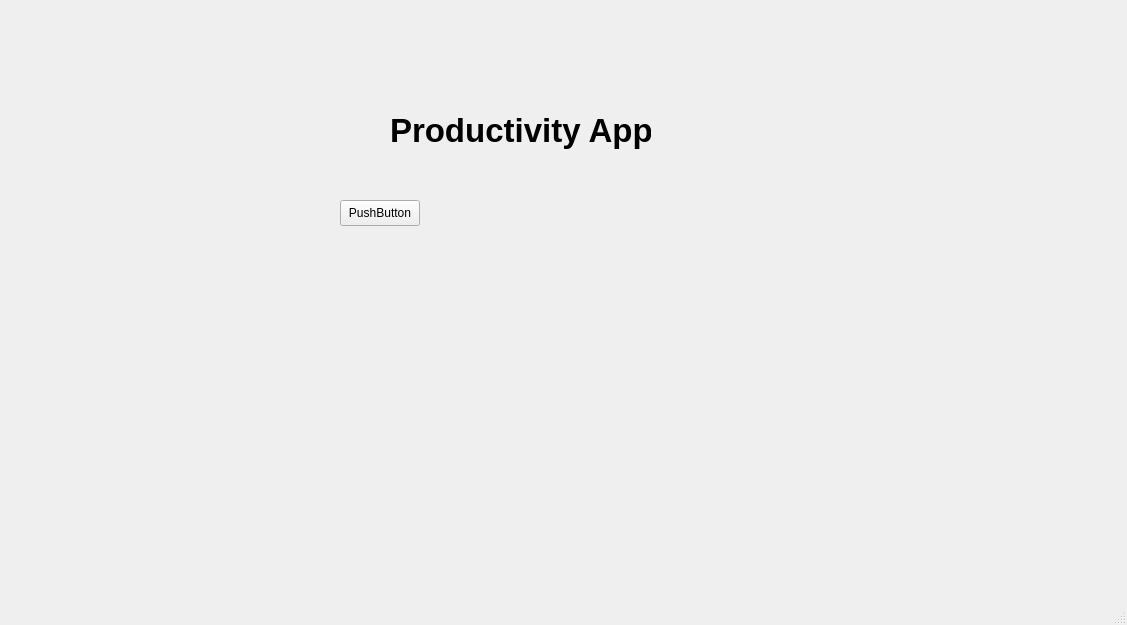
<?xml version="1.0" encoding="UTF-8"?>
<ui version="4.0">
 <class>MainWindow</class>
 <widget class="QMainWindow" name="MainWindow">
  <property name="geometry">
   <rect>
    <x>0</x>
    <y>0</y>
    <width>1127</width>
    <height>625</height>
   </rect>
  </property>
  <property name="windowTitle">
   <string>MainWindow</string>
  </property>
  <widget class="QWidget" name="centralwidget">
   <widget class="QPushButton" name="pushButton">
    <property name="geometry">
     <rect>
      <x>340</x>
      <y>200</y>
      <width>80</width>
      <height>26</height>
     </rect>
    </property>
    <property name="text">
     <string>PushButton</string>
    </property>
   </widget>
   <widget class="QLabel" name="label">
    <property name="geometry">
     <rect>
      <x>390</x>
      <y>100</y>
      <width>261</width>
      <height>61</height>
     </rect>
    </property>
    <property name="font">
     <font>
      <pointsize>25</pointsize>
      <bold>true</bold>
     </font>
    </property>
    <property name="text">
     <string>Productivity App</string>
    </property>
   </widget>
  </widget>
  <widget class="QMenuBar" name="menubar">
   <property name="geometry">
    <rect>
     <x>0</x>
     <y>0</y>
     <width>1127</width>
     <height>21</height>
    </rect>
   </property>
  </widget>
  <widget class="QStatusBar" name="statusbar"/>
 </widget>
 <resources/>
 <connections/>
</ui>
